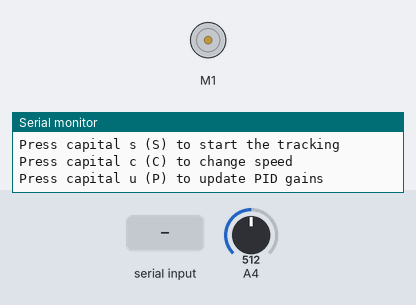
Simulated run of this sketch. Board: Arduino Uno, built with avr-gcc and run on an emulated ATmega328P. Shown: DC motor (green arrow = forward, orange = backward, longer = faster), the last lines printed to the serial monitor. The test bench sets the inputs (shaded band); at power-on: A4 = 512.

Above: at 1.2 s.
1.3 s: "N" received over Serial
2.8 s: "S" received over Serial
At 5.5 s:
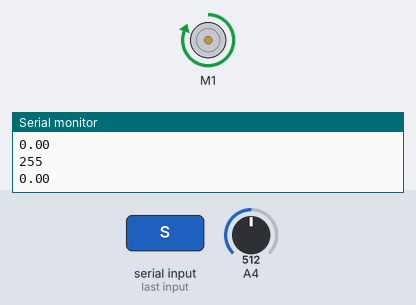
5.8 s: "E" received over Serial
At 6.7 s:
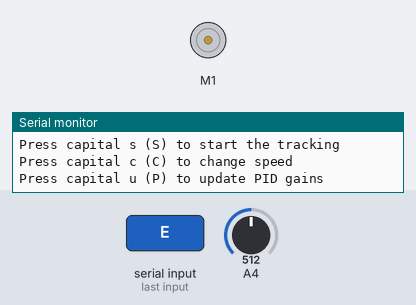
Timing chart, 0 to 8.8 s (numbered marks = the images above; inputs shaded):
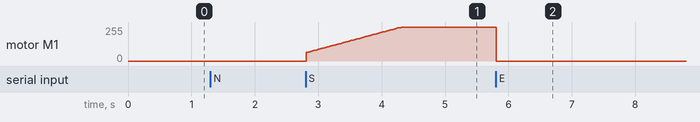

Measured:
- after the input at 2.8 s, motor M1: moves from stopped to forward 255/255 over 1.5 s, starting at once
- after the input at 5.8 s, motor M1: forward 255/255 → stopped at once

The sketch:

tow_tank_PID.ino
```cpp
#include <DualVNH5019MotorShield.h>
double kP = 100.0;
double kD = 0.5;
double kI = 1.0;
double v;
double vD;
double vError;
double vErrorLast;
double vErrorIntegral = 0;
byte dummy = B0000000;
int incomingByte = 0;
boolean changed;

unsigned long loopStart;  //the time of the beginning of the last loop

unsigned long timeStepMicros = 5000;

unsigned long timeMicros;


double command;

DualVNH5019MotorShield md;


double getVelocity(){
  double offsetVoltage;
  double RPM;
  const double V2RPM = 0.00225;
  const double VEL2RPM = 324.676;
  double velocity;

  offsetVoltage = analogRead(4)*5.0/1024.0 - 2.5;

  RPM = (offsetVoltage*4.0)/V2RPM;

  velocity = RPM/VEL2RPM;

  return velocity;

}

void changeParameters(){
  Serial.println("IN CONSTRUCTION");

}

double changeSpeed(double vD){
  Serial.println("Press (+) to increase vD and (-) to decrease (in 0.1 in/s increments)");
  Serial.println("Press (N) to negate");
  Serial.println("Press (E) to exit");
  int incomingByte = 0;
  while(incomingByte != 69){
    if(Serial.available() > 0) {
      incomingByte = Serial.read();
    }
    if(incomingByte == 0){
    }
    else if(incomingByte == 43){
      vD += 0.1;
      Serial.print("vD = ");
      Serial.println(vD);
      incomingByte = 0;
    }
    else if(incomingByte == 45){
      vD -= 0.1;
      Serial.print("vD = ");
      Serial.println(vD);
      incomingByte = 0;
    }
    else if(incomingByte == 78){
      vD = vD*-1.0;
      Serial.print("vD = ");
      Serial.println(vD);
      incomingByte = 0;
    }
    else if(incomingByte == 69){
      Serial.println("EXITING");
    }
    else{
      Serial.println("Not a recognized command");
      Serial.println("Press (+) to increase vD and (-) to decrease (in 0.1 in/s increments)");
      Serial.println("Press (N) to negate");
      Serial.println("Press (E) to exit");
      incomingByte = 0;
    }
  }
  return vD;
}


void setup(){
  Serial.begin(115200);
  md.init();
  vD = 1.0;
  loopStart = micros();
}

void loop(){
  incomingByte = 0;
  vErrorIntegral = 0.0;
  Serial.print("The current desired speed is ");
  Serial.print(vD);
  Serial.println(" (in/s).");
  Serial.print("The current kP is ");
  Serial.println(kP);
  Serial.print("The current kD is ");
  Serial.println(kD);
  Serial.print("The current kI is ");
  Serial.println(kI);
  Serial.println("Press capital s (S) to start the tracking");
  Serial.println("Press capital c (C) to change speed");
  Serial.println("Press capital u (P) to update PID gains");

  while(incomingByte == 0){
    if(Serial.available() > 0) {
      incomingByte = Serial.read();
    }
  }

  if(incomingByte == 67){
    vD = changeSpeed(vD);
  }

  else if (incomingByte == 80){
    changeParameters();
  }

  else if(incomingByte == 83){

    loopStart = micros();

    while(incomingByte == 83){
      if(Serial.available() > 0) {
        incomingByte = Serial.read();
      }

      loopStart += timeStepMicros;

      v = getVelocity();
      vError = vD - v;

      command = kP*(vError) + kD*(vErrorLast - vError)/(timeStepMicros/1000000.0) + kI*vErrorIntegral;

      md.setM1Speed(command);

      //      Serial.print("V=");
      Serial.println(v);
      //      Serial.print("C=");
      //      Serial.println(command);


      vErrorLast = vError;
      vErrorIntegral += vError;

      timeMicros = micros();
      dummy = B00000000;
      if (timeMicros < (loopStart+timeStepMicros)){
        while(micros() < (loopStart + timeStepMicros)){
          //timeMicros = micros();
          dummy = B11111111;
          //delayMicroseconds(0);
        }
      }
      Serial.println(dummy);
    }
  }

  else{
    Serial.println("INCORRECT COMMAND");
  }

  md.setM1Speed(0);

}
```
